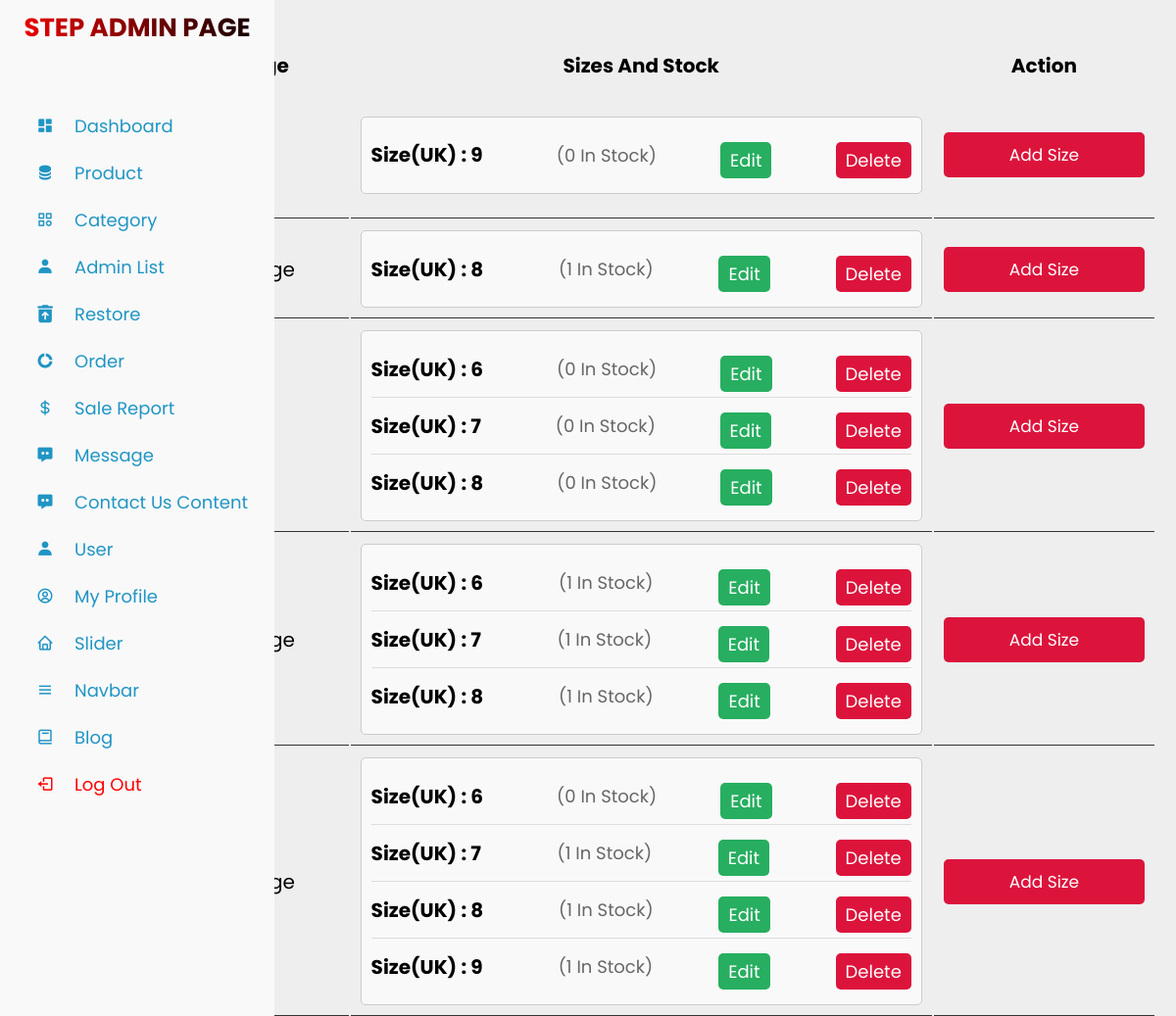
/admin_product_size.php (upper part), run on an earlier commit of the app's database.
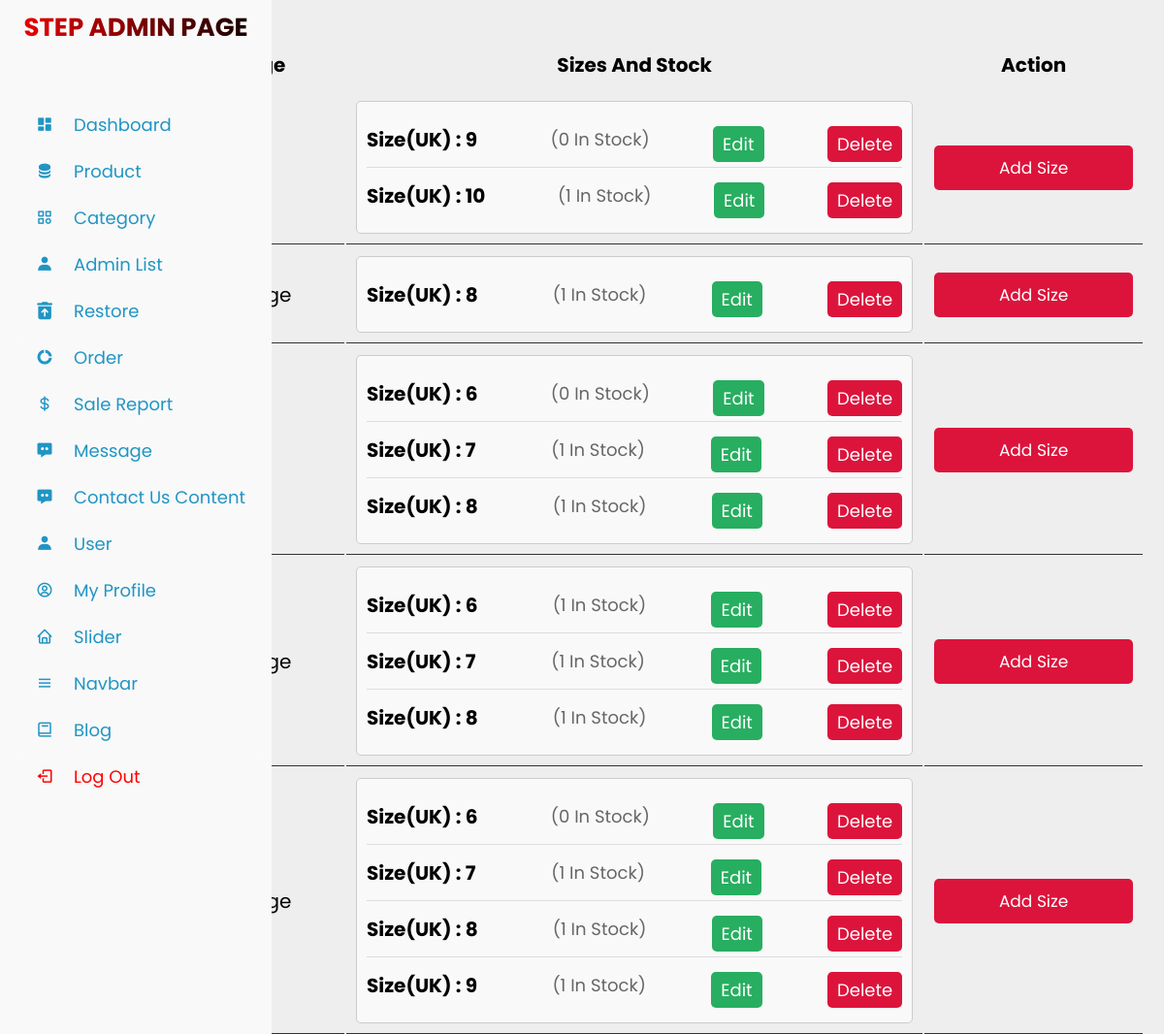
And on a later commit of the database.
### tables this page shows
CREATE TABLE `products` (
  `id` int(100) NOT NULL,
  `name` varchar(100) NOT NULL,
  `category` varchar(100) NOT NULL,
  `brand` varchar(50) DEFAULT NULL
);

CREATE TABLE `product_variants` (
  `id` int(11) NOT NULL,
  `product_id` int(11) NOT NULL,
  `size` int(50) NOT NULL,
  `color` varchar(50) NOT NULL,
  `stock` int(11) DEFAULT 0,
  `price` int(11) NOT NULL,
  `image1_thumb` varchar(255) DEFAULT NULL,
  `image2_thumb` varchar(255) DEFAULT NULL,
  `image3_thumb` varchar(255) DEFAULT NULL,
  `image4_thumb` varchar(255) DEFAULT NULL,
  `image1_display` varchar(255) DEFAULT NULL,
  `image2_display` varchar(255) DEFAULT NULL,
  `image3_display` varchar(255) DEFAULT NULL,
  `image4_display` varchar(255) DEFAULT NULL
);

### admin_product_size.php (the view, shortened to what the changed rows need)
<?php
include 'connect.php';
$stmt = $conn->prepare("
    SELECT p.id AS product_id, p.name AS product_name, c.name AS category, b.name AS brand,
           pv.id AS variant_id, pv.size, pv.color, pv.stock, pv.price,
           pv.image1_display, pv.image2_display, pv.image3_display, pv.image4_display,
           pv.image1_thumb, pv.image2_thumb, pv.image3_thumb, pv.image4_thumb
    FROM products p
    JOIN categories c ON p.category = c.name
    JOIN brand b ON p.brand = b.name
    LEFT JOIN product_variants pv ON p.id = pv.product_id
    ORDER BY p.id DESC, pv.color, pv.size
");
$stmt->execute();
$product_sizes = $stmt->fetchAll(PDO::FETCH_ASSOC);
?>
<!DOCTYPE html>
<html lang="en">
<head>
    <link rel="stylesheet" type="text/css" href="assets/css/admin_product.css">
</head>
<body>
    <?php include 'sidebar.php'; ?>
    <div class="container">
        <div class="product-display">
            <table class="product-display-table">
                <thead>
                    <tr>
                        <th>#</th>
                        <th>Product Image</th>
                        <th>Sizes and Stock</th>
                        <th>Action</th>
                    </tr>
                </thead>
                <tbody>
                    <?php
                    $processed_combinations = [];
                    $row_count = 1;
                    foreach ($product_sizes as $variant):
                        $unique_key = $variant['product_id'] . '_' . $variant['color'];
                        if (isset($processed_combinations[$unique_key])) {
                            continue;
                        }
                        $processed_combinations[$unique_key] = true;
                    ?>
                        <tr>
                            <td><?= $row_count++; ?></td>
                            <td>
                            </td>
                            <td>
                                <div class="size-container">
                                    <div class="size-box">
                                        <div class="size-content">
                                            <?php
                                            $current_sizes = array_filter($product_sizes, function ($size) use ($variant) {
                                                return $size['product_id'] == $variant['product_id'] &&
                                                    $size['color'] == $variant['color'];
                                            });
                                            if (!empty($current_sizes)) {
                                                usort($current_sizes, function ($a, $b) {
                                                    return strnatcmp($a['size'], $b['size']);
                                                });
                                                foreach ($current_sizes as $size): ?>
                                                    <div class="size-item">
                                                        <span class="size">Size(UK) : <?= htmlspecialchars($size['size']); ?></span>
                                                        <span class="stock">(<?= htmlspecialchars($size['stock']); ?> in stock)</span>
                                                        <button class="btn edit-size-btn"
                                                            data-id="<?= htmlspecialchars($size['variant_id']); ?>"
                                                            data-product-id="<?= htmlspecialchars($variant['product_id']); ?>"
                                                            data-color="<?= htmlspecialchars($variant['color']); ?>"
                                                            data-size="<?= htmlspecialchars($size['size']); ?>"
                                                            data-stock="<?= htmlspecialchars($size['stock']); ?>">
                                                            Edit
                                                        </button>
                                                        <a href="?delete_id=<?= htmlspecialchars($size['variant_id']); ?>&size=<?= htmlspecialchars($size['size']); ?>" class="btn delete-size-btn">Delete</a>
                                                    </div>
                                            <?php endforeach;
                                            } else {
                                                echo "<div>No sizes available for this product.</div>";
                                            }
                                            ?>
                                        </div>
                                    </div>
                                </div>
                            </td>
                            <td>
                                <button class="btn add-size-btn"
                                    data-product-id="<?= htmlspecialchars($variant['product_id']); ?>"
                                    data-product-name="<?= htmlspecialchars($variant['product_name']); ?>"
                                    data-color="<?= htmlspecialchars($variant['color']); ?>">
                                    Add Size
                                </button>
                            </td>
                        </tr>
                    <?php endforeach; ?>
                </tbody>
            </table>
        </div>
    </div>
</body>
</html>

What changed in the data, as far as the page shows it:
now on one of the page's lists (row unchanged): products: product_variants.size "10", product_variants.stock "1"
changed through a linked row, products (number 3 of 5 on the later page): product_variants.stock "0" → "1"
